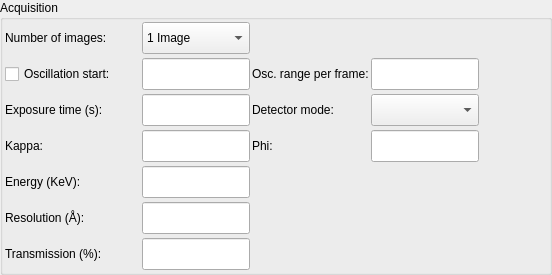
<?xml version="1.0" encoding="UTF-8"?>
<ui version="4.0">
 <class>AcquisitionWidgetVerticalSimpleLayout</class>
 <widget class="QWidget" name="AcquisitionWidgetVerticalSimpleLayout">
  <property name="geometry">
   <rect>
    <x>0</x>
    <y>0</y>
    <width>552</width>
    <height>255</height>
   </rect>
  </property>
  <property name="sizePolicy">
   <sizepolicy hsizetype="Preferred" vsizetype="Preferred">
    <horstretch>0</horstretch>
    <verstretch>0</verstretch>
   </sizepolicy>
  </property>
  <property name="maximumSize">
   <size>
    <width>33267</width>
    <height>33267</height>
   </size>
  </property>
  <property name="windowTitle">
   <string>AcquisitionWidgetVerticalSimple</string>
  </property>
  <layout class="QVBoxLayout">
   <property name="spacing">
    <number>0</number>
   </property>
   <property name="margin">
    <number>0</number>
   </property>
   <item>
    <widget class="QGroupBox" name="acq_gbox">
     <property name="maximumSize">
      <size>
       <width>33267</width>
       <height>33267</height>
      </size>
     </property>
     <property name="title">
      <string>Acquisition</string>
     </property>
     <layout class="QVBoxLayout">
      <property name="spacing">
       <number>2</number>
      </property>
      <property name="margin">
       <number>2</number>
      </property>
      <item>
       <layout class="QGridLayout" name="gridLayout">
        <property name="horizontalSpacing">
         <number>2</number>
        </property>
        <property name="verticalSpacing">
         <number>4</number>
        </property>
        <property name="topMargin">
         <number>0</number>
        </property>
        <item row="6" column="0">
         <widget class="QLabel" name="transmission_label">
          <property name="sizePolicy">
           <sizepolicy hsizetype="Preferred" vsizetype="Preferred">
            <horstretch>0</horstretch>
            <verstretch>0</verstretch>
           </sizepolicy>
          </property>
          <property name="minimumSize">
           <size>
            <width>0</width>
            <height>32</height>
           </size>
          </property>
          <property name="maximumSize">
           <size>
            <width>16777215</width>
            <height>32</height>
           </size>
          </property>
          <property name="text">
           <string>Transmission (%):</string>
          </property>
          <property name="wordWrap">
           <bool>false</bool>
          </property>
         </widget>
        </item>
        <item row="0" column="1">
         <widget class="QComboBox" name="num_images_cbox">
          <property name="minimumSize">
           <size>
            <width>50</width>
            <height>32</height>
           </size>
          </property>
          <property name="maximumSize">
           <size>
            <width>150</width>
            <height>32</height>
           </size>
          </property>
          <item>
           <property name="text">
            <string>1 Image</string>
           </property>
          </item>
          <item>
           <property name="text">
            <string>2 Images</string>
           </property>
          </item>
          <item>
           <property name="text">
            <string>4 Images</string>
           </property>
          </item>
         </widget>
        </item>
        <item row="1" column="1">
         <widget class="QLineEdit" name="osc_start_ledit">
          <property name="minimumSize">
           <size>
            <width>50</width>
            <height>32</height>
           </size>
          </property>
          <property name="maximumSize">
           <size>
            <width>150</width>
            <height>32</height>
           </size>
          </property>
         </widget>
        </item>
        <item row="3" column="0">
         <widget class="QLabel" name="kappa_label">
          <property name="minimumSize">
           <size>
            <width>0</width>
            <height>32</height>
           </size>
          </property>
          <property name="maximumSize">
           <size>
            <width>16777215</width>
            <height>32</height>
           </size>
          </property>
          <property name="text">
           <string>Kappa:</string>
          </property>
         </widget>
        </item>
        <item row="3" column="2">
         <widget class="QLabel" name="kappa_phi_label">
          <property name="minimumSize">
           <size>
            <width>0</width>
            <height>32</height>
           </size>
          </property>
          <property name="maximumSize">
           <size>
            <width>16777215</width>
            <height>32</height>
           </size>
          </property>
          <property name="text">
           <string>Phi:</string>
          </property>
          <property name="wordWrap">
           <bool>false</bool>
          </property>
         </widget>
        </item>
        <item row="1" column="0">
         <widget class="QCheckBox" name="osc_start_cbox">
          <property name="maximumSize">
           <size>
            <width>16777215</width>
            <height>32</height>
           </size>
          </property>
          <property name="text">
           <string>Oscillation start:</string>
          </property>
         </widget>
        </item>
        <item row="2" column="0">
         <widget class="QLabel" name="exp_time_label">
          <property name="minimumSize">
           <size>
            <width>0</width>
            <height>32</height>
           </size>
          </property>
          <property name="maximumSize">
           <size>
            <width>16777215</width>
            <height>32</height>
           </size>
          </property>
          <property name="text">
           <string>Exposure time (s):</string>
          </property>
          <property name="wordWrap">
           <bool>false</bool>
          </property>
         </widget>
        </item>
        <item row="0" column="0">
         <widget class="QLabel" name="num_images_label">
          <property name="sizePolicy">
           <sizepolicy hsizetype="Fixed" vsizetype="Preferred">
            <horstretch>0</horstretch>
            <verstretch>0</verstretch>
           </sizepolicy>
          </property>
          <property name="minimumSize">
           <size>
            <width>135</width>
            <height>32</height>
           </size>
          </property>
          <property name="maximumSize">
           <size>
            <width>16777215</width>
            <height>32</height>
           </size>
          </property>
          <property name="font">
           <font>
            <weight>50</weight>
            <bold>false</bold>
            <underline>false</underline>
           </font>
          </property>
          <property name="text">
           <string>Number of images:</string>
          </property>
          <property name="wordWrap">
           <bool>false</bool>
          </property>
         </widget>
        </item>
        <item row="5" column="1">
         <widget class="QLineEdit" name="resolution_ledit">
          <property name="minimumSize">
           <size>
            <width>50</width>
            <height>32</height>
           </size>
          </property>
          <property name="maximumSize">
           <size>
            <width>150</width>
            <height>32</height>
           </size>
          </property>
         </widget>
        </item>
        <item row="1" column="2">
         <widget class="QLabel" name="osc_range_label">
          <property name="minimumSize">
           <size>
            <width>0</width>
            <height>32</height>
           </size>
          </property>
          <property name="maximumSize">
           <size>
            <width>16777215</width>
            <height>32</height>
           </size>
          </property>
          <property name="text">
           <string>Osc. range per frame:</string>
          </property>
          <property name="wordWrap">
           <bool>false</bool>
          </property>
         </widget>
        </item>
        <item row="6" column="1">
         <widget class="QLineEdit" name="transmission_ledit">
          <property name="minimumSize">
           <size>
            <width>50</width>
            <height>32</height>
           </size>
          </property>
          <property name="maximumSize">
           <size>
            <width>150</width>
            <height>32</height>
           </size>
          </property>
         </widget>
        </item>
        <item row="2" column="2">
         <widget class="QLabel" name="detector_roi_mode_label">
          <property name="enabled">
           <bool>true</bool>
          </property>
          <property name="sizePolicy">
           <sizepolicy hsizetype="Preferred" vsizetype="Preferred">
            <horstretch>0</horstretch>
            <verstretch>0</verstretch>
           </sizepolicy>
          </property>
          <property name="minimumSize">
           <size>
            <width>0</width>
            <height>32</height>
           </size>
          </property>
          <property name="maximumSize">
           <size>
            <width>16777215</width>
            <height>32</height>
           </size>
          </property>
          <property name="text">
           <string>Detector mode:</string>
          </property>
          <property name="wordWrap">
           <bool>false</bool>
          </property>
         </widget>
        </item>
        <item row="1" column="3">
         <widget class="QLineEdit" name="osc_range_ledit">
          <property name="minimumSize">
           <size>
            <width>50</width>
            <height>32</height>
           </size>
          </property>
          <property name="maximumSize">
           <size>
            <width>150</width>
            <height>32</height>
           </size>
          </property>
         </widget>
        </item>
        <item row="2" column="3">
         <widget class="QComboBox" name="detector_roi_mode_combo">
          <property name="enabled">
           <bool>true</bool>
          </property>
          <property name="minimumSize">
           <size>
            <width>50</width>
            <height>32</height>
           </size>
          </property>
          <property name="maximumSize">
           <size>
            <width>150</width>
            <height>32</height>
           </size>
          </property>
         </widget>
        </item>
        <item row="3" column="3">
         <widget class="QLineEdit" name="kappa_phi_ledit">
          <property name="minimumSize">
           <size>
            <width>50</width>
            <height>32</height>
           </size>
          </property>
          <property name="maximumSize">
           <size>
            <width>150</width>
            <height>32</height>
           </size>
          </property>
         </widget>
        </item>
        <item row="2" column="1">
         <widget class="QLineEdit" name="exp_time_ledit">
          <property name="minimumSize">
           <size>
            <width>50</width>
            <height>32</height>
           </size>
          </property>
          <property name="maximumSize">
           <size>
            <width>150</width>
            <height>32</height>
           </size>
          </property>
         </widget>
        </item>
        <item row="4" column="0">
         <widget class="QLabel" name="energy_label">
          <property name="minimumSize">
           <size>
            <width>0</width>
            <height>32</height>
           </size>
          </property>
          <property name="maximumSize">
           <size>
            <width>16777215</width>
            <height>32</height>
           </size>
          </property>
          <property name="text">
           <string>Energy (KeV):</string>
          </property>
          <property name="wordWrap">
           <bool>false</bool>
          </property>
         </widget>
        </item>
        <item row="5" column="0">
         <widget class="QLabel" name="resolution_label">
          <property name="minimumSize">
           <size>
            <width>0</width>
            <height>32</height>
           </size>
          </property>
          <property name="maximumSize">
           <size>
            <width>16777215</width>
            <height>32</height>
           </size>
          </property>
          <property name="text">
           <string>Resolution (Å):</string>
          </property>
          <property name="wordWrap">
           <bool>false</bool>
          </property>
         </widget>
        </item>
        <item row="3" column="1">
         <widget class="QLineEdit" name="kappa_ledit">
          <property name="minimumSize">
           <size>
            <width>50</width>
            <height>32</height>
           </size>
          </property>
          <property name="maximumSize">
           <size>
            <width>150</width>
            <height>32</height>
           </size>
          </property>
         </widget>
        </item>
        <item row="4" column="1">
         <widget class="QLineEdit" name="energy_ledit">
          <property name="minimumSize">
           <size>
            <width>50</width>
            <height>32</height>
           </size>
          </property>
          <property name="maximumSize">
           <size>
            <width>150</width>
            <height>35</height>
           </size>
          </property>
         </widget>
        </item>
        <item row="3" column="4">
         <spacer name="horizontalSpacer">
          <property name="orientation">
           <enum>Qt::Horizontal</enum>
          </property>
          <property name="sizeHint" stdset="0">
           <size>
            <width>40</width>
            <height>20</height>
           </size>
          </property>
         </spacer>
        </item>
       </layout>
      </item>
     </layout>
    </widget>
   </item>
  </layout>
 </widget>
 <layoutdefault spacing="6" margin="11"/>
 <pixmapfunction>qPixmapFromMimeSource</pixmapfunction>
 <resources/>
 <connections/>
</ui>
